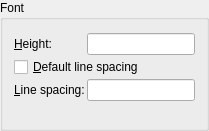
        <widget class="QGroupBox" name="bgFont">
         <property name="sizePolicy">
          <sizepolicy hsizetype="Preferred" vsizetype="Preferred">
           <horstretch>0</horstretch>
           <verstretch>0</verstretch>
          </sizepolicy>
         </property>
         <property name="title">
          <string>Font</string>
         </property>
         <layout class="QGridLayout">
          <property name="spacing">
           <number>2</number>
          </property>
          <item row="1" column="1">
           <widget class="QLineEdit" name="leHeight">
            <property name="sizePolicy">
             <sizepolicy hsizetype="Expanding" vsizetype="Fixed">
              <horstretch>0</horstretch>
              <verstretch>0</verstretch>
             </sizepolicy>
            </property>
           </widget>
          </item>
          <item row="1" column="0">
           <widget class="QLabel" name="lHeight">
            <property name="text">
             <string>&amp;Height:</string>
            </property>
            <property name="wordWrap">
             <bool>false</bool>
            </property>
            <property name="buddy">
             <cstring>leHeight</cstring>
            </property>
           </widget>
          </item>
          <item row="5" column="1">
           <spacer name="spacer2_2">
            <property name="orientation">
             <enum>Qt::Vertical</enum>
            </property>
            <property name="sizeType">
             <enum>QSizePolicy::Expanding</enum>
            </property>
            <property name="sizeHint" stdset="0">
             <size>
              <width>20</width>
              <height>16</height>
             </size>
            </property>
           </spacer>
          </item>
          <item row="0" column="0" colspan="2">
           <widget class="QG_FontBox" name="cbFont" native="true">
            <property name="sizePolicy">
             <sizepolicy hsizetype="Expanding" vsizetype="Fixed">
              <horstretch>0</horstretch>
              <verstretch>0</verstretch>
             </sizepolicy>
            </property>
           </widget>
          </item>
          <item row="5" column="0">
           <spacer name="spacer2">
            <property name="orientation">
             <enum>Qt::Vertical</enum>
            </property>
            <property name="sizeType">
             <enum>QSizePolicy::Expanding</enum>
            </property>
            <property name="sizeHint" stdset="0">
             <size>
              <width>20</width>
              <height>16</height>
             </size>
            </property>
           </spacer>
          </item>
          <item row="3" column="0">
           <widget class="QLabel" name="lLineSpacingFactor">
            <property name="text">
             <string>&amp;Line spacing:</string>
            </property>
            <property name="wordWrap">
             <bool>false</bool>
            </property>
            <property name="buddy">
             <cstring>leLineSpacingFactor</cstring>
            </property>
           </widget>
          </item>
          <item row="3" column="1">
           <widget class="QLineEdit" name="leLineSpacingFactor">
            <property name="sizePolicy">
             <sizepolicy hsizetype="Expanding" vsizetype="Fixed">
              <horstretch>0</horstretch>
              <verstretch>0</verstretch>
             </sizepolicy>
            </property>
           </widget>
          </item>
          <item row="2" column="0" colspan="2">
           <widget class="QCheckBox" name="cbDefault">
            <property name="sizePolicy">
             <sizepolicy hsizetype="Expanding" vsizetype="Fixed">
              <horstretch>0</horstretch>
              <verstretch>0</verstretch>
             </sizepolicy>
            </property>
            <property name="text">
             <string>&amp;Default line spacing</string>
            </property>
            <property name="shortcut">
             <string>Alt+D</string>
            </property>
           </widget>
          </item>
         </layout>
        </widget>
